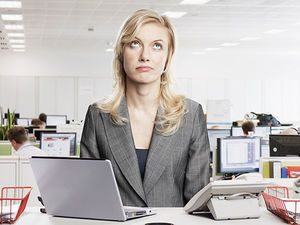
//> input picture img/h2.png, 300 x 225 px
$ ./ghc -image=../../img/h1.png -template=../../img/h2.png   (built with g++ and OpenCV 4)
//> lines starting //> are read from the running program, lines starting //| are printed output that depends on the picture
#include <vector>
#include <iostream>
#include <string>

#include "opencv2/core.hpp"
#include "opencv2/core/utility.hpp"
#include "opencv2/imgproc.hpp"
#include "opencv2/highgui.hpp"

using namespace std;
using namespace cv;

static Mat loadImage(const string& name)
{
//> called with name = "../../img/h2.png"
    Mat image = imread(name, IMREAD_GRAYSCALE);
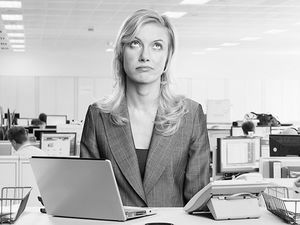
//> image: 225 rows x 300 cols, CV_8UC1; min 0, max 255, mean 184.8
    if (image.empty())
    {
        cerr << "Can't load image - " << name << endl;
        exit(-1);
    }
    return image;
}

int main(int argc, const char* argv[])
{
    CommandLineParser cmd(argc, argv,
        "{ image i        | ../data/pic1.png  | input image }"
        "{ template t     | templ.png | template image }"
        "{ full           |           | estimate scale and rotation }"
        "{ minDist        | 100       | minimum distance between the centers of the detected objects }"
        "{ levels         | 360       | R-Table levels }"
        "{ votesThreshold | 30        | the accumulator threshold for the template centers at the detection stage. The smaller it is, the more false positions may be detected }"
        "{ angleThresh    | 10000     | angle votes treshold }"
        "{ scaleThresh    | 1000      | scale votes treshold }"
        "{ posThresh      | 100       | position votes threshold }"
        "{ dp             | 2         | inverse ratio of the accumulator resolution to the image resolution }"
        "{ minScale       | 0.5       | minimal scale to detect }"
        "{ maxScale       | 2         | maximal scale to detect }"
        "{ scaleStep      | 0.05      | scale step }"
        "{ minAngle       | 0         | minimal rotation angle to detect in degrees }"
        "{ maxAngle       | 360       | maximal rotation angle to detect in degrees }"
        "{ angleStep      | 1         | angle step in degrees }"
        "{ maxBufSize     | 1000      | maximal size of inner buffers }"
        "{ help h ?       |           | print help message }"
    );

    cmd.about("This program demonstrates arbitary object finding with the Generalized Hough transform.");

    if (cmd.has("help"))
    {
        cmd.printMessage();
        return 0;
    }

    const string templName = cmd.get<string>("template");
    const string imageName = cmd.get<string>("image");
    const bool full = cmd.has("full");
    const double minDist = cmd.get<double>("minDist");
    const int levels = cmd.get<int>("levels");
    const int votesThreshold = cmd.get<int>("votesThreshold");
    const int angleThresh = cmd.get<int>("angleThresh");
    const int scaleThresh = cmd.get<int>("scaleThresh");
    const int posThresh = cmd.get<int>("posThresh");
    const double dp = cmd.get<double>("dp");
    const double minScale = cmd.get<double>("minScale");
    const double maxScale = cmd.get<double>("maxScale");
    const double scaleStep = cmd.get<double>("scaleStep");
    const double minAngle = cmd.get<double>("minAngle");
    const double maxAngle = cmd.get<double>("maxAngle");
    const double angleStep = cmd.get<double>("angleStep");
    const int maxBufSize = cmd.get<int>("maxBufSize");

    if (!cmd.check())
    {
        cmd.printErrors();
        return -1;
    }

    Mat templ = loadImage(templName);
    Mat image = loadImage(imageName);
//> call 2 of loadImage, with name = "../../img/h1.png"
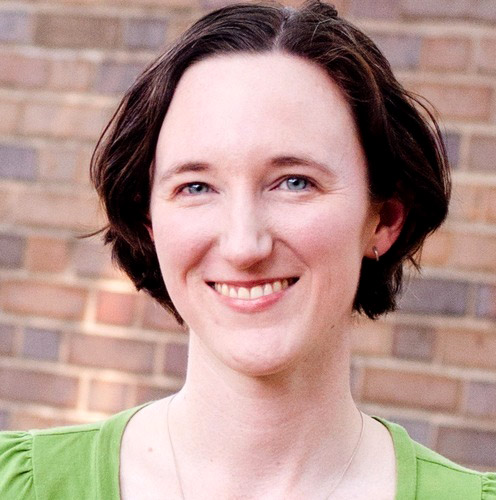
//> input picture img/h1.png, 496 x 500 px
//> in loadImage (call 2), `Mat image = imread(name, IMREAD_GRAYSCALE);`:
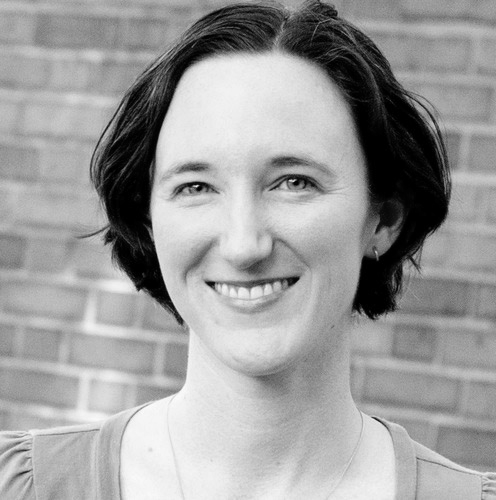
//> image: 500 rows x 496 cols, CV_8UC1; min 0, max 253, mean 157.1

    Ptr<GeneralizedHough> alg;

    if (!full)
    {
        Ptr<GeneralizedHoughBallard> ballard = createGeneralizedHoughBallard();

        ballard->setMinDist(minDist);
        ballard->setLevels(levels);
        ballard->setDp(dp);
        ballard->setMaxBufferSize(maxBufSize);
        ballard->setVotesThreshold(votesThreshold);

        alg = ballard;
    }
    else
    {
        Ptr<GeneralizedHoughGuil> guil = createGeneralizedHoughGuil();

        guil->setMinDist(minDist);
        guil->setLevels(levels);
        guil->setDp(dp);
        guil->setMaxBufferSize(maxBufSize);

        guil->setMinAngle(minAngle);
        guil->setMaxAngle(maxAngle);
        guil->setAngleStep(angleStep);
        guil->setAngleThresh(angleThresh);

        guil->setMinScale(minScale);
        guil->setMaxScale(maxScale);
        guil->setScaleStep(scaleStep);
        guil->setScaleThresh(scaleThresh);

        guil->setPosThresh(posThresh);

        alg = guil;
    }

    vector<Vec4f> position;
    TickMeter tm;

    alg->setTemplate(templ);

    tm.start();

    alg->detect(image, position);
//> position = 12 items, first 8: [160, 148, 1, 0], [332, 100, 1, 0], [168, 428, 1, 0], [356, 256, 1, 0], [264, 24, 1, 0], [256, 264, 1, 0], [400, 8, 1, 0], [420, 168, 1, 0]

    tm.stop();

    cout << "Found : " << position.size() << " objects" << endl;
//| Found : 12 objects
    cout << "Detection time : " << tm.getTimeMilli() << " ms" << endl;

    Mat out;
    cv::cvtColor(image, out, COLOR_GRAY2BGR);

    for (size_t i = 0; i < position.size(); ++i)
    {
        Point2f pos(position[i][0], position[i][1]);
        float scale = position[i][2];
        float angle = position[i][3];

        RotatedRect rect;
        rect.center = pos;
        rect.size = Size2f(templ.cols * scale, templ.rows * scale);
        rect.angle = angle;

        Point2f pts[4];
        rect.points(pts);

        line(out, pts[0], pts[1], Scalar(0, 0, 255), 3);
        line(out, pts[1], pts[2], Scalar(0, 0, 255), 3);
        line(out, pts[2], pts[3], Scalar(0, 0, 255), 3);
        line(out, pts[3], pts[0], Scalar(0, 0, 255), 3);
    }
//> this loop made 12 passes
//> pos on passes 1 to 12: Point(160, 148), Point(332, 100), Point(168, 428), Point(356, 256), Point(264, 24), Point(256, 264), Point(400, 8), Point(420, 168), Point(88, 72), Point(96, 324), Point(260, 364), Point(376, 364)
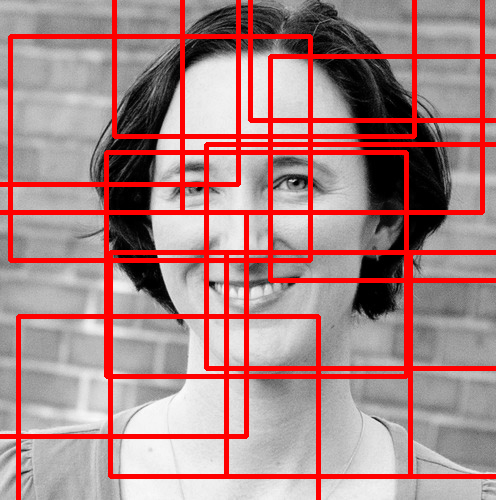
//> out: 500 rows x 496 cols, CV_8UC3; mean B, G, R 131.7, 131.7, 173

    imshow("out", out);
    waitKey();

    return 0;
}
